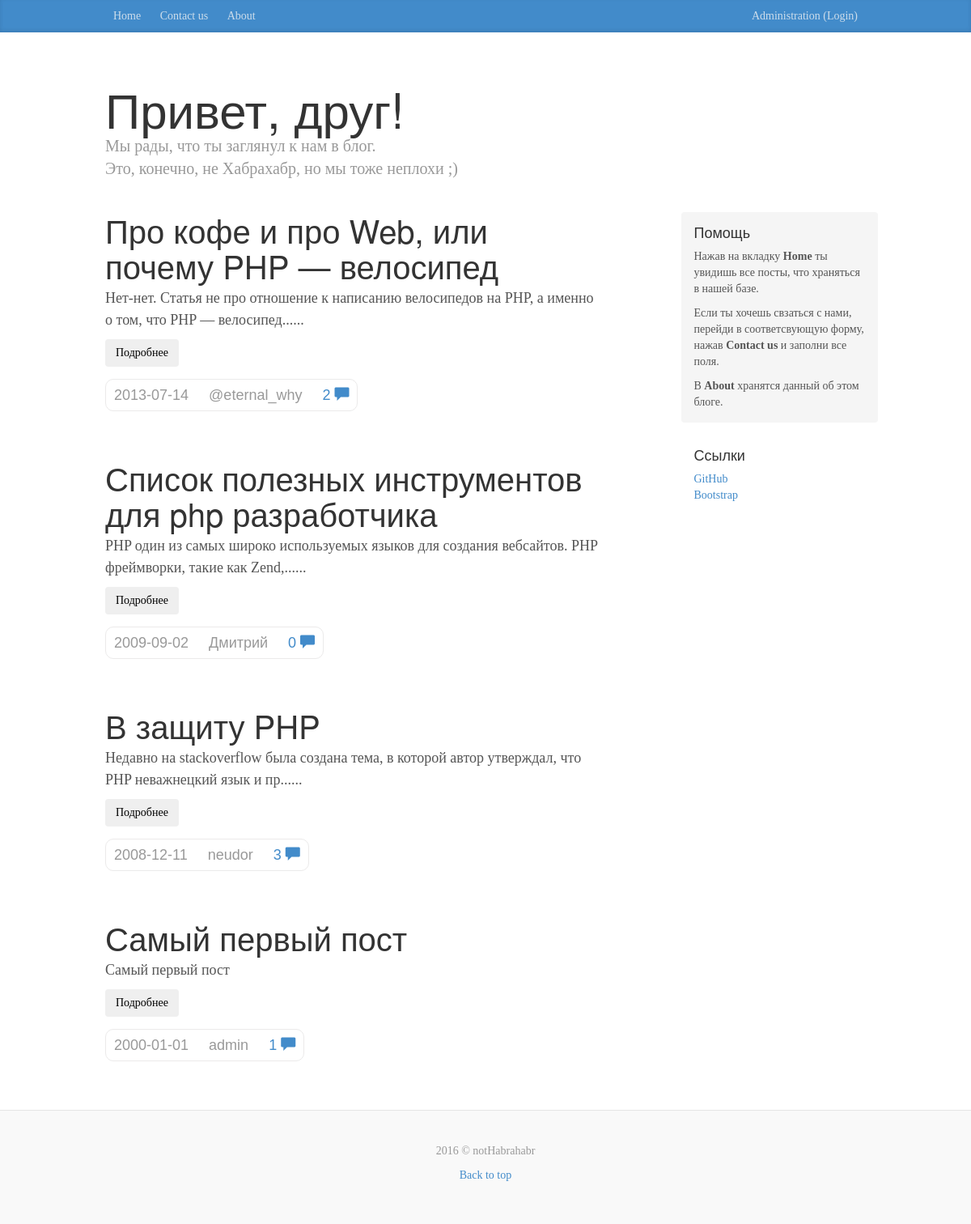
The page / on the database its author committed.
### tables this page shows
CREATE TABLE `articles` (
  `id` int(11) NOT NULL,
  `title` varchar(255) NOT NULL,
  `date` date NOT NULL,
  `author` varchar(255) NOT NULL,
  `content` text NOT NULL
);

### models/articles.php (called while the page is built, shortened)
<?php
function articles_all_with_comments($link)
{
    $query = "SELECT articles.*, count(comment.id) AS comments
              FROM articles
              LEFT JOIN comment ON articles.id = comment.entry_id
              GROUP BY articles.id
              ORDER BY date DESC";
    $result = mysqli_query($link, $query);
    $n = mysqli_num_rows($result);
    $articles = array();
    for($i=0; $i<$n; $i++) {
        $row = mysqli_fetch_assoc($result);
        $articles[] = $row;
    }
    return $articles;
}
function articles_intro($text, $len) {
    $intro = (strlen($text)>=$len) ? mb_substr($text, 0, $len)."......" : mb_substr($text, 0, $len);
    return $intro;
}

### templates/list.php (the view)
<?php require('header.php') ?>
    <div class="blog-header">
        <h1 class="blog-title">Привет, друг!</h1>
        <p class="lead blog-description">Мы рады, что ты заглянул к нам в блог. <br> Это, конечно, не Хабрахабр, но мы тоже неплохи ;)</p>
    </div>
    <div class="row">
        <div class="col-sm-8 blog-main">
            <?php foreach ($articles as $row): ?>
                <div class="blog-post">
                    <h2 class="blog-post-title"><?= $row['title'] ?></h2>
                    <p><?= articles_intro($row['content'], 100) ?></p>
                    <a href="?act=view-entry&id=<?= $row['id'] ?>">
                        <button class="btn">Подробнее</button>
                    </a>
                    <div class="blog-post-meta" style="margin-top: 15px">
                        <ul class="postinfo-panel">
                            <li class="postinfo-panel__item"><span><?= $row['date'] ?></span></li>
                            <li class="postinfo-panel__item"><span><?= $row['author'] ?></span></li>
                            <li class="postinfo-panel__item"><a
                                    href="?act=view-entry&id=<?= $row['id'] ?>"><?= $row['comments'] . " " ?><span
                                        class="glyphicon glyphicon glyphicon-comment text-primary"></span></a></li>
                            <br>
                        </ul>
                    </div>
                </div>
            <?php endforeach; ?>
        </div>
        <div class="col-sm-3 col-sm-offset-1 blog-sidebar">
            <div class="sidebar-module sidebar-module-inset">
                <h4>Помощь</h4>
                <p>Нажав на вкладку <b>Home</b> ты увидишь все посты, что храняться в нашей базе.</p>
                <p>Если ты хочешь свзаться с нами, перейди в соответсвующую форму, нажав <b>Contact us</b> и заполни все поля.</p>
                <p>В <b>About</b> хранятся данный об этом блоге.</p>
            </div>
            <div class="sidebar-module">
                <h4>Ссылки</h4>
                <ol class="list-unstyled">
                    <li><a href="https://github.com/klimychevmn/MyBlog">GitHub</a></li>
                    <li><a href="http://bootstrap-3.ru/index.php">Bootstrap</a></li>
                </ol>
            </div>
        </div>
    </div>
<?php require('footer.php') ?>

### static/content/blog.css (style rules this page uses)
h1, .h1, h2, .h2, h3, .h3, h4, .h4, h5, .h5, h6, .h6 { margin-top: 0; font-family: "Helvetica Neue", Helvetica, Arial, sans-serif; font-weight: normal; color: #333; }
.blog-header { padding-top: 20px; padding-bottom: 20px; }
.blog-title { margin-top: 30px; margin-bottom: 0; font-size: 60px; font-weight: normal; }
.blog-description { font-size: 20px; color: #999; }
.blog-main { font-size: 18px; line-height: 1.5; }
.sidebar-module { padding: 15px; margin: 0 -15px 15px; }
.sidebar-module-inset { padding: 15px; background-color: #f5f5f5; border-radius: 4px; }
.sidebar-module-inset p:last-child, .sidebar-module-inset ul:last-child, .sidebar-module-inset ol:last-child { margin-bottom: 0; }
.blog-post { margin-bottom: 60px; }
.blog-post-title { margin-bottom: 5px; font-size: 40px; }
.blog-post-meta { margin-bottom: 20px; color: #999; }

### static/content/site.css (style rules this page uses)
.postinfo-panel { font-family: Arial,'Helvetica Neue',Helvetica,sans-serif; margin: 0; padding: 0; display: inline-block; border: 1px solid #ebeaea; height: 40px; width: auto; position: relative; background: #fff; box-sizing: border-box; border-radius: 10px; }
.postinfo-panel__item { display: inline-block; padding-left: 10px; padding-right: 10px; line-height: 38px; }

### rows shown on the page
articles: title "Про кофе и про Web, или почему PHP — велосипед", content "Нет-нет. Статья не про отношение к написанию велосипедов на PHP, а именно о том, что PHP — велосипед......", date "2013-07-14", author "@eternal_why", comments "2"
articles: title "Список полезных инструментов для php разработчика", content "PHP один из самых широко используемых языков для создания вебсайтов. PHP фреймворки, такие как Zend,......", date "2009-09-02", author "Дмитрий", comments "0"
articles: title "В защиту PHP", content "Недавно на stackoverflow была создана тема, в которой автор утверждал, что PHP неважнецкий язык и пр......", date "2008-12-11", author "neudor", comments "3"
articles: title "Самый первый пост", content "Самый первый пост", date "2000-01-01", author "admin", comments "1"
